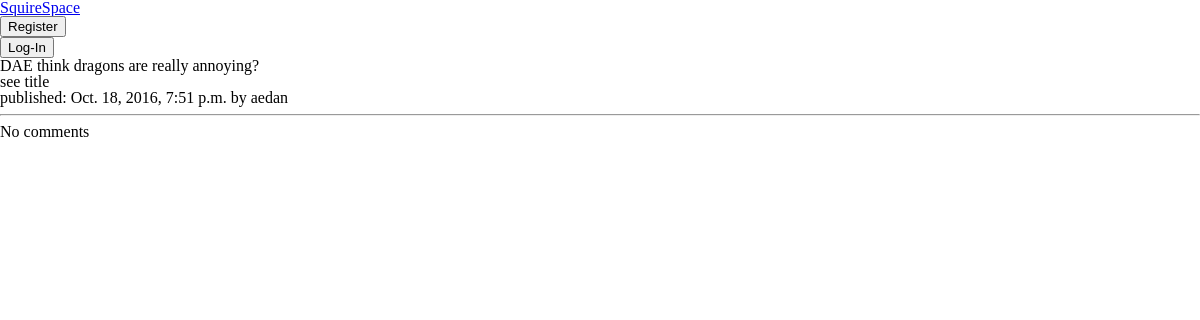
Before: /post/1/ with the older database file.
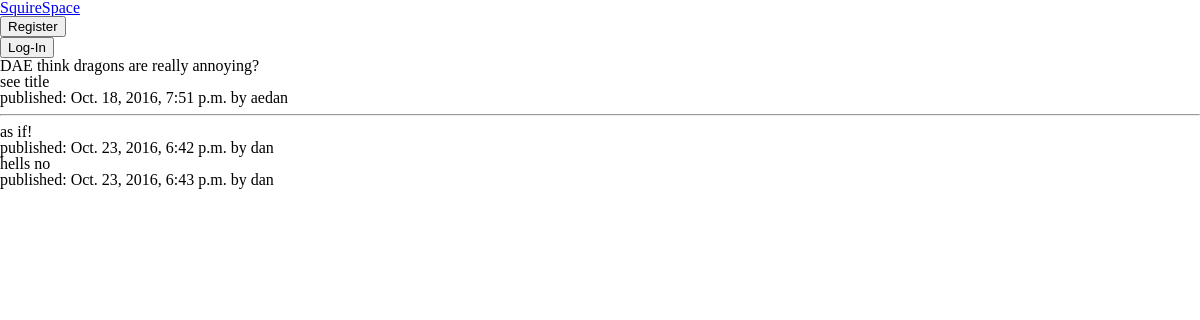
After: the same page with the newer database file.
### blog/models.py (models this page shows, shortened)
class Comment(models.Model):
    post = models.ForeignKey('blog.Post', related_name='comments')
    author = models.ForeignKey('auth.User')
    text = models.TextField()
    created_date = models.DateTimeField(default=timezone.now)

### blog/views.py (the view)
# urls.py: url(r'^post/(?P<pk>\d+)/$', views.post_detail, name='post_detail'),
def post_detail(request, pk):
    post = get_object_or_404(Post, pk=pk)
    return render(request, 'blog/post_with_comments.html', {'post': post})

### blog/templates/blog/post_with_comments.html (shortened to what this page needs)
{% extends 'blog/base.html' %}
{% block content %}
    <div class="post">
        <h1>{{ post.title }}</h1>
	    <p><big>{{ post.text|linebreaksbr }}</big></p>
	    <p><small>published: {{ post.published_date }} by {{ post.author }}</small></p>
    </div>
    <hr />
    {% for comment in post.comments.all %}
        <p><big>{{ comment.text|linebreaksbr }}</big></p>
        <p><small>published: {{ comment.created_date }} by {{ comment.author }}</small></p>
    {% empty %}
        <p>No comments</p>
    {% endfor %}
    {% endblock %}

Changed rows visible on the page:
added Comment: text "as if!", created_date "Oct. 23, 2016, 6:42 p.m.", author "dan"
added Comment: text "hells no", created_date "Oct. 23, 2016, 6:43 p.m.", author "dan"
Other visible differences:
text no longer shown: "No comments"
